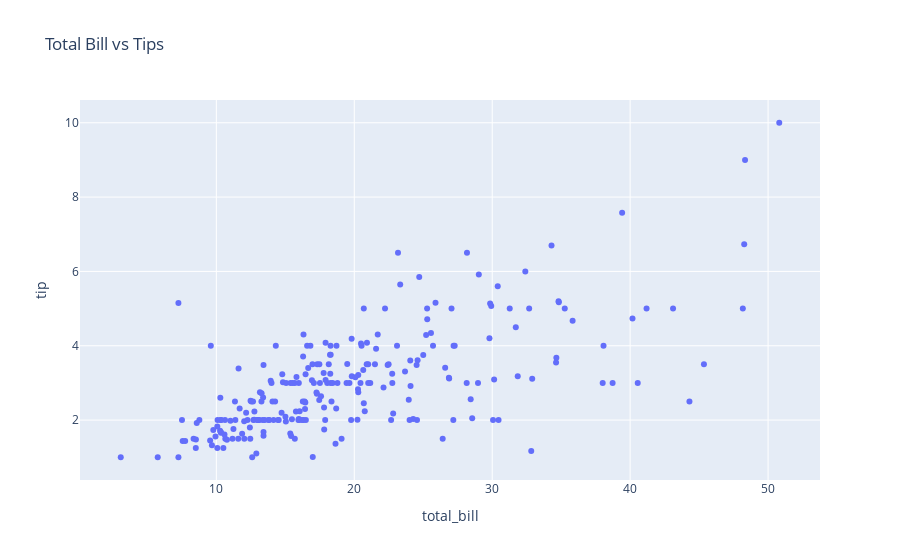

Notebook cell for this chart:
### Code cell
px.scatter(tips, x = 'total_bill', y = 'tip', title= 'Total Bill vs Tips')#remeber in plotly hue is termed as color so color is used for the differentiating

### Figure 1 — Plotly figure (JSON) as saved in the notebook; plotly's stock layout.template omitted (floating-point values rounded to 4 significant figures; data arrays with more than 128 entries replaced by an {"elided": "..."} marker saying what was removed)
{"data": [{"hovertemplate": "total_bill=%{x}<br>tip=%{y}<extra></extra>", "legendgroup": "", "marker": {"color": "#636efa", "symbol": "circle"}, "mode": "markers", "name": "", "orientation": "v", "showlegend": false, "type": "scatter", "x": {"elided": "244 float values"}, "xaxis": "x", "y": {"elided": "244 float values"}, "yaxis": "y"}], "layout": {"legend": {"tracegroupgap": 0}, "title": {"text": "Total Bill vs Tips"}, "xaxis": {"anchor": "y", "domain": [0, 1], "title": {"text": "total_bill"}}, "yaxis": {"anchor": "x", "domain": [0, 1], "title": {"text": "tip"}}}}
